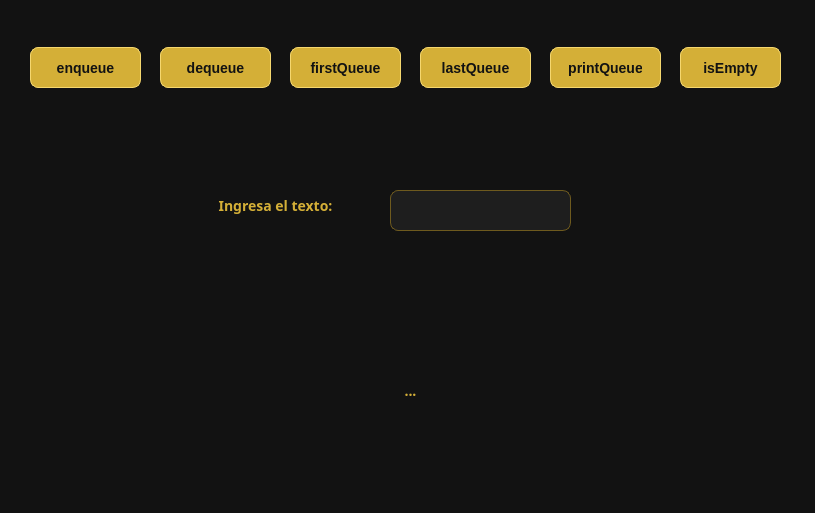
<?xml version="1.0" encoding="UTF-8"?>
<ui version="4.0">
 <class>Dialog</class>
 <widget class="QDialog" name="Dialog">
  <property name="geometry">
   <rect>
    <x>0</x>
    <y>0</y>
    <width>815</width>
    <height>513</height>
   </rect>
  </property>
  <property name="windowTitle">
   <string>Dialog</string>
  </property>
  <property name="styleSheet">
   <string notr="true">/* ==========================================================================
   TEMA PREMIUM NEGRO &amp; DORADO
   ========================================================================== */

QWidget {
    background-color: #121212;
    font-family: &quot;Segoe UI&quot;, &quot;Helvetica Neue&quot;, Arial, sans-serif;
    font-size: 14px;
    color: #E8D9A8;
}

/* ==========================================================================
   ETIQUETAS / QLABEL
   ========================================================================== */

QLabel {
    background-color: transparent;
    color: #D4AF37;
    font-weight: 500;
    padding: 2px;
}

/* Títulos */
QLabel#sectionTitle {
    font-size: 20px;
    font-weight: bold;
    color: #F5D76E;
    padding-bottom: 10px;
}

/* ==========================================================================
   CAMPOS DE TEXTO / QLINEEDIT
   ========================================================================== */

QLineEdit {
    background-color: #1E1E1E;
    color: #F5E6B3;
    border: 1px solid #6E5A1E;
    border-radius: 8px;
    padding: 8px 12px;
    selection-background-color: #D4AF37;
    selection-color: #121212;
}

QLineEdit:focus {
    border: 2px solid #D4AF37;
    background-color: #252525;
}

QLineEdit:disabled {
    background-color: #1A1A1A;
    color: #666666;
    border: 1px solid #333333;
}

/* ==========================================================================
   BOTONES / QPUSHBUTTON
   ========================================================================== */

QPushButton {
    background-color: #D4AF37;
    color: #121212;
    font-weight: bold;
    border: 1px solid #F5D76E;
    border-radius: 8px;
    padding: 8px 18px;
}

QPushButton:hover {
    background-color: #E6C65C;
    border: 1px solid #FFD700;
}

QPushButton:pressed {
    background-color: #B8941F;
    padding-top: 9px;
    padding-left: 19px;
}

QPushButton:disabled {
    background-color: #3A3A3A;
    color: #777777;
    border: 1px solid #555555;
}

/* ==========================================================================
   COMBOBOX
   ========================================================================== */

QComboBox {
    background-color: #1E1E1E;
    color: #F5E6B3;
    border: 1px solid #6E5A1E;
    border-radius: 8px;
    padding: 6px 10px;
}

QComboBox:hover {
    border: 1px solid #D4AF37;
}

QComboBox::drop-down {
    border: none;
}

/* ==========================================================================
   TABLAS / QTABLEWIDGET
   ========================================================================== */

QTableWidget {
    background-color: #1A1A1A;
    color: #F5E6B3;
    gridline-color: #444444;
    border: 1px solid #6E5A1E;
    border-radius: 6px;
}

QHeaderView::section {
    background-color: #D4AF37;
    color: #121212;
    padding: 6px;
    border: none;
    font-weight: bold;
}

/* ==========================================================================
   SCROLLBAR
   ========================================================================== */

QScrollBar:vertical {
    background: #1A1A1A;
    width: 12px;
    margin: 0;
}

QScrollBar::handle:vertical {
    background: #D4AF37;
    border-radius: 6px;
    min-height: 30px;
}

QScrollBar::handle:vertical:hover {
    background: #F5D76E;
}

QScrollBar::add-line:vertical,
QScrollBar::sub-line:vertical {
    height: 0px;
}

/* ==========================================================================
   GROUPBOX
   ========================================================================== */

QGroupBox {
    color: #D4AF37;
    border: 1px solid #6E5A1E;
    border-radius: 10px;
    margin-top: 12px;
    padding-top: 12px;
    font-weight: bold;
}

QGroupBox::title {
    subcontrol-origin: margin;
    left: 12px;
    padding: 0 6px;
}</string>
  </property>
  <widget class="QPushButton" name="btn_enqueue">
   <property name="geometry">
    <rect>
     <x>30</x>
     <y>47</y>
     <width>111</width>
     <height>41</height>
    </rect>
   </property>
   <property name="text">
    <string>enqueue</string>
   </property>
  </widget>
  <widget class="QPushButton" name="btn_dequeue">
   <property name="geometry">
    <rect>
     <x>160</x>
     <y>47</y>
     <width>111</width>
     <height>41</height>
    </rect>
   </property>
   <property name="text">
    <string>dequeue</string>
   </property>
  </widget>
  <widget class="QPushButton" name="btn_firstqueue">
   <property name="geometry">
    <rect>
     <x>290</x>
     <y>47</y>
     <width>111</width>
     <height>41</height>
    </rect>
   </property>
   <property name="text">
    <string>firstQueue</string>
   </property>
  </widget>
  <widget class="QPushButton" name="btn_lastqueue">
   <property name="geometry">
    <rect>
     <x>420</x>
     <y>47</y>
     <width>111</width>
     <height>41</height>
    </rect>
   </property>
   <property name="text">
    <string>lastQueue</string>
   </property>
  </widget>
  <widget class="QPushButton" name="btn_isempty">
   <property name="geometry">
    <rect>
     <x>680</x>
     <y>47</y>
     <width>101</width>
     <height>41</height>
    </rect>
   </property>
   <property name="text">
    <string>isEmpty</string>
   </property>
  </widget>
  <widget class="QPushButton" name="btn_printqueue">
   <property name="geometry">
    <rect>
     <x>550</x>
     <y>47</y>
     <width>111</width>
     <height>41</height>
    </rect>
   </property>
   <property name="text">
    <string>printQueue</string>
   </property>
  </widget>
  <widget class="QLabel" name="label">
   <property name="geometry">
    <rect>
     <x>160</x>
     <y>170</y>
     <width>231</width>
     <height>71</height>
    </rect>
   </property>
   <property name="font">
    <font>
     <family>Segoe UI,Helvetica Neue,Arial,sans-serif</family>
     <pointsize>-1</pointsize>
     <weight>62</weight>
     <bold>true</bold>
    </font>
   </property>
   <property name="text">
    <string>Ingresa el texto:</string>
   </property>
   <property name="alignment">
    <set>Qt::AlignCenter</set>
   </property>
  </widget>
  <widget class="QLineEdit" name="txt_texto">
   <property name="geometry">
    <rect>
     <x>390</x>
     <y>190</y>
     <width>181</width>
     <height>41</height>
    </rect>
   </property>
  </widget>
  <widget class="QLabel" name="lbl_resultado">
   <property name="geometry">
    <rect>
     <x>50</x>
     <y>310</y>
     <width>721</width>
     <height>161</height>
    </rect>
   </property>
   <property name="font">
    <font>
     <family>Segoe UI,Helvetica Neue,Arial,sans-serif</family>
     <pointsize>-1</pointsize>
     <weight>62</weight>
     <bold>true</bold>
    </font>
   </property>
   <property name="text">
    <string>...</string>
   </property>
   <property name="alignment">
    <set>Qt::AlignCenter</set>
   </property>
  </widget>
 </widget>
 <resources/>
 <connections/>
</ui>
